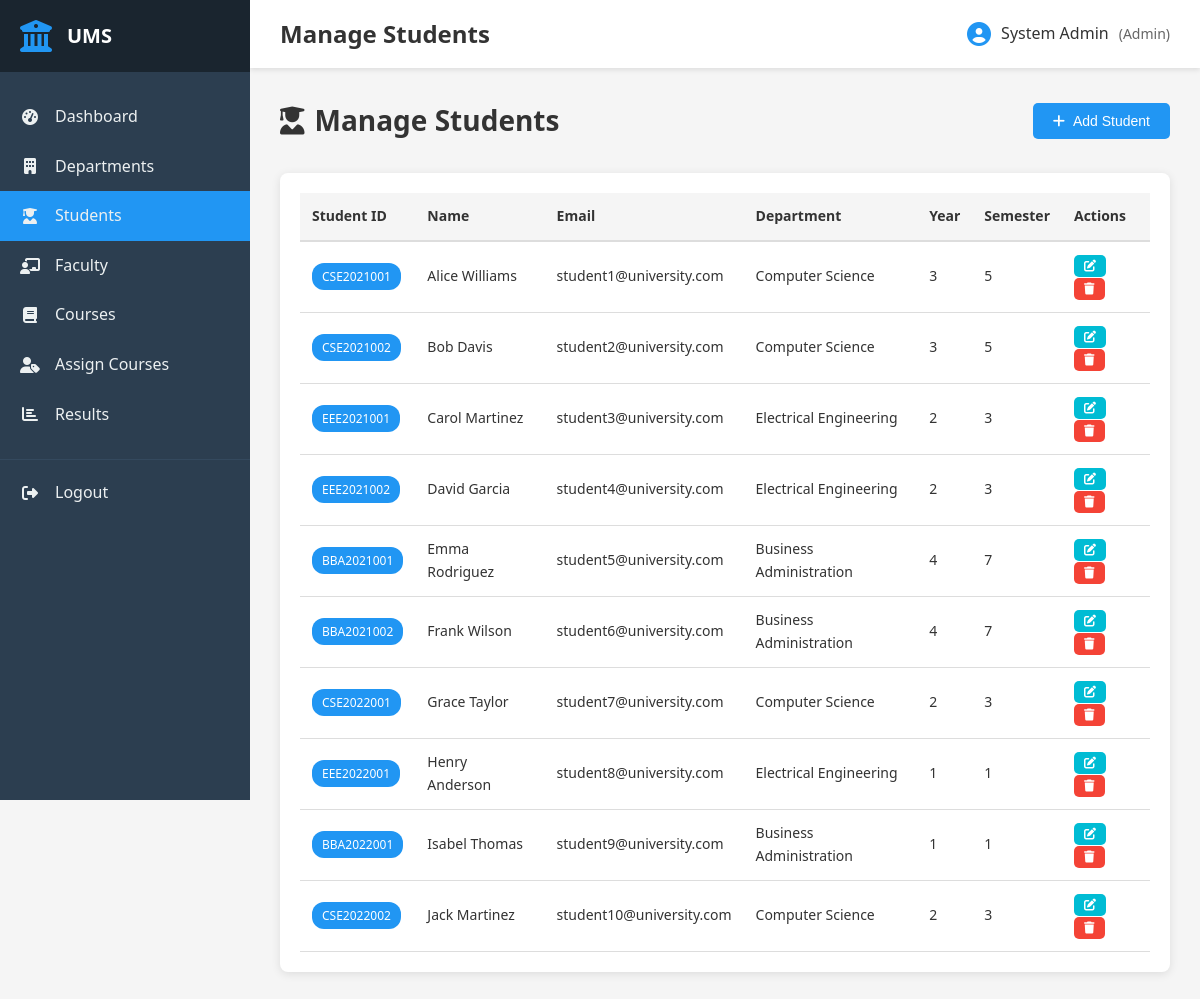
The app's page /admin/students.php (signed in) with its own data.
### tables this page shows
CREATE TABLE students (
    id INT AUTO_INCREMENT PRIMARY KEY,
    user_id INT NOT NULL,
    student_id VARCHAR(20) NOT NULL UNIQUE,
    name VARCHAR(100) NOT NULL,
    department_id INT,
    year INT NOT NULL,
    semester INT NOT NULL,
    created_at TIMESTAMP DEFAULT CURRENT_TIMESTAMP,
    FOREIGN KEY (user_id) REFERENCES users(id) ON DELETE CASCADE,
    FOREIGN KEY (department_id) REFERENCES departments(id) ON DELETE SET NULL
);

CREATE TABLE users (
    id INT AUTO_INCREMENT PRIMARY KEY,
    name VARCHAR(100) NOT NULL,
    email VARCHAR(100) NOT NULL UNIQUE,
    password VARCHAR(255) NOT NULL,
    role ENUM('admin', 'faculty', 'student') NOT NULL,
    department_id INT,
    created_at TIMESTAMP DEFAULT CURRENT_TIMESTAMP,
    FOREIGN KEY (department_id) REFERENCES departments(id) ON DELETE SET NULL
);

CREATE TABLE departments (
    id INT AUTO_INCREMENT PRIMARY KEY,
    name VARCHAR(100) NOT NULL,
    code VARCHAR(10) NOT NULL UNIQUE,
    created_at TIMESTAMP DEFAULT CURRENT_TIMESTAMP
);

### includes/functions.php (called while the page is built, shortened)
<?php
function clean($data) {
    return htmlspecialchars($data, ENT_QUOTES, 'UTF-8');
}
?>

### admin/students.php (the view, shortened to what this page needs)
<?php
require_once __DIR__ . '/../includes/functions.php';
$students = $conn->query("
    SELECT s.*, d.name as dept_name, d.code as dept_code, u.email
    FROM students s
    LEFT JOIN departments d ON s.department_id = d.id
    LEFT JOIN users u ON s.user_id = u.id
    ORDER BY s.name
");
include __DIR__ . '/../includes/header.php';
?>
<div class="page-header">
    <h2><i class="fas fa-user-graduate"></i> Manage Students</h2>
    <button class="btn btn-primary" onclick="document.getElementById('addModal').style.display='block'">
        <i class="fas fa-plus"></i> Add Student
    </button>
</div>
<div class="content-card">
    <div class="card-body">
        <div class="table-responsive">
            <table class="data-table">
                <thead>
                    <tr>
                        <th>Student ID</th>
                        <th>Name</th>
                        <th>Email</th>
                        <th>Department</th>
                        <th>Year</th>
                        <th>Semester</th>
                        <th>Actions</th>
                    </tr>
                </thead>
                <tbody>
                    <?php while ($student = $students->fetch_assoc()): ?>
                    <tr>
                        <td><span class="badge badge-primary"><?php echo clean($student['student_id']); ?></span></td>
                        <td><?php echo clean($student['name']); ?></td>
                        <td><?php echo clean($student['email']); ?></td>
                        <td><?php echo clean($student['dept_name'] ?? 'N/A'); ?></td>
                        <td><?php echo $student['year']; ?></td>
                        <td><?php echo $student['semester']; ?></td>
                        <td>
                            <a href="?edit=<?php echo $student['id']; ?>" class="btn btn-sm btn-info">
                                <i class="fas fa-edit"></i>
                            </a>
                            <a href="?delete=<?php echo $student['id']; ?>" class="btn btn-sm btn-danger"
                               onclick="return confirm('Are you sure? This will delete all associated data.')">
                                <i class="fas fa-trash"></i>
                            </a>
                        </td>
                    </tr>
                    <?php endwhile; ?>
                </tbody>
            </table>
        </div>
    </div>
</div>
<?php include __DIR__ . '/../includes/footer.php'; ?>

### assets/css/style.css (style rules this page uses)
* { margin: 0; padding: 0; box-sizing: border-box; }
:root { --primary-color: #2196F3; --secondary-color: #1976D2; --success-color: #4CAF50; --danger-color: #f44336; --warning-color: #FF9800; --info-color: #00BCD4; --dark-color: #333; --light-color: #f5f5f5; --border-color: #ddd; --sidebar-width: 250px; }
body { font-family: 'Segoe UI', Tahoma, Geneva, Verdana, sans-serif; background: #f5f5f5; color: #333; line-height: 1.6; }
.content-card { background: white; border-radius: 8px; box-shadow: 0 2px 10px rgba(0,0,0,0.1); margin-bottom: 20px; overflow: hidden; }
.card-body { padding: 20px; }
.table-responsive { overflow-x: auto; }
.data-table { width: 100%; border-collapse: collapse; font-size: 14px; }
.data-table thead { background: #f5f5f5; }
.data-table th { padding: 12px; text-align: left; font-weight: 600; color: var(--dark-color); border-bottom: 2px solid var(--border-color); }
.data-table td { padding: 12px; border-bottom: 1px solid var(--border-color); }
.btn { padding: 10px 20px; border: none; border-radius: 5px; font-size: 14px; cursor: pointer; display: inline-flex; align-items: center; gap: 8px; transition: all 0.3s ease; text-decoration: none; font-weight: 500; }
.btn-primary { background: var(--primary-color); color: white; }
.btn-danger { background: var(--danger-color); color: white; }
.btn-info { background: var(--info-color); color: white; }
.btn-sm { padding: 5px 10px; font-size: 12px; }
.badge { display: inline-block; padding: 4px 10px; border-radius: 12px; font-size: 12px; font-weight: 500; }
.badge-primary { background: var(--primary-color); color: white; }
.page-header { display: flex; justify-content: space-between; align-items: center; margin-bottom: 30px; }
.page-header h2 { font-size: 28px; color: var(--dark-color); display: flex; align-items: center; gap: 10px; }

### records on screen
students: student "CSE2021001", name "Alice Williams", user.email "student1@university.com", department.name "Computer Science", year "3", semester "5"
students: student "CSE2021002", name "Bob Davis", user.email "student2@university.com", department.name "Computer Science", year "3", semester "5"
students: student "EEE2021001", name "Carol Martinez", user.email "student3@university.com", department.name "Electrical Engineering", year "2", semester "3"
students: student "EEE2021002", name "David Garcia", user.email "student4@university.com", department.name "Electrical Engineering", year "2", semester "3"
students: student "BBA2021001", name "Emma Rodriguez", user.email "student5@university.com", department.name "Business Administration", year "4", semester "7"
students: student "BBA2021002", name "Frank Wilson", user.email "student6@university.com", department.name "Business Administration", year "4", semester "7"
students: student "CSE2022001", name "Grace Taylor", user.email "student7@university.com", department.name "Computer Science", year "2", semester "3"
students: student "EEE2022001", name "Henry Anderson", user.email "student8@university.com", department.name "Electrical Engineering", year "1", semester "1"
students: student "BBA2022001", name "Isabel Thomas", user.email "student9@university.com", department.name "Business Administration", year "1", semester "1"
students: student "CSE2022002", name "Jack Martinez", user.email "student10@university.com", department.name "Computer Science", year "2", semester "3"

### other values on screen
$page_title "Manage Students"
$_SESSION['name'] "System Admin"
$_SESSION['role'] "Admin"
